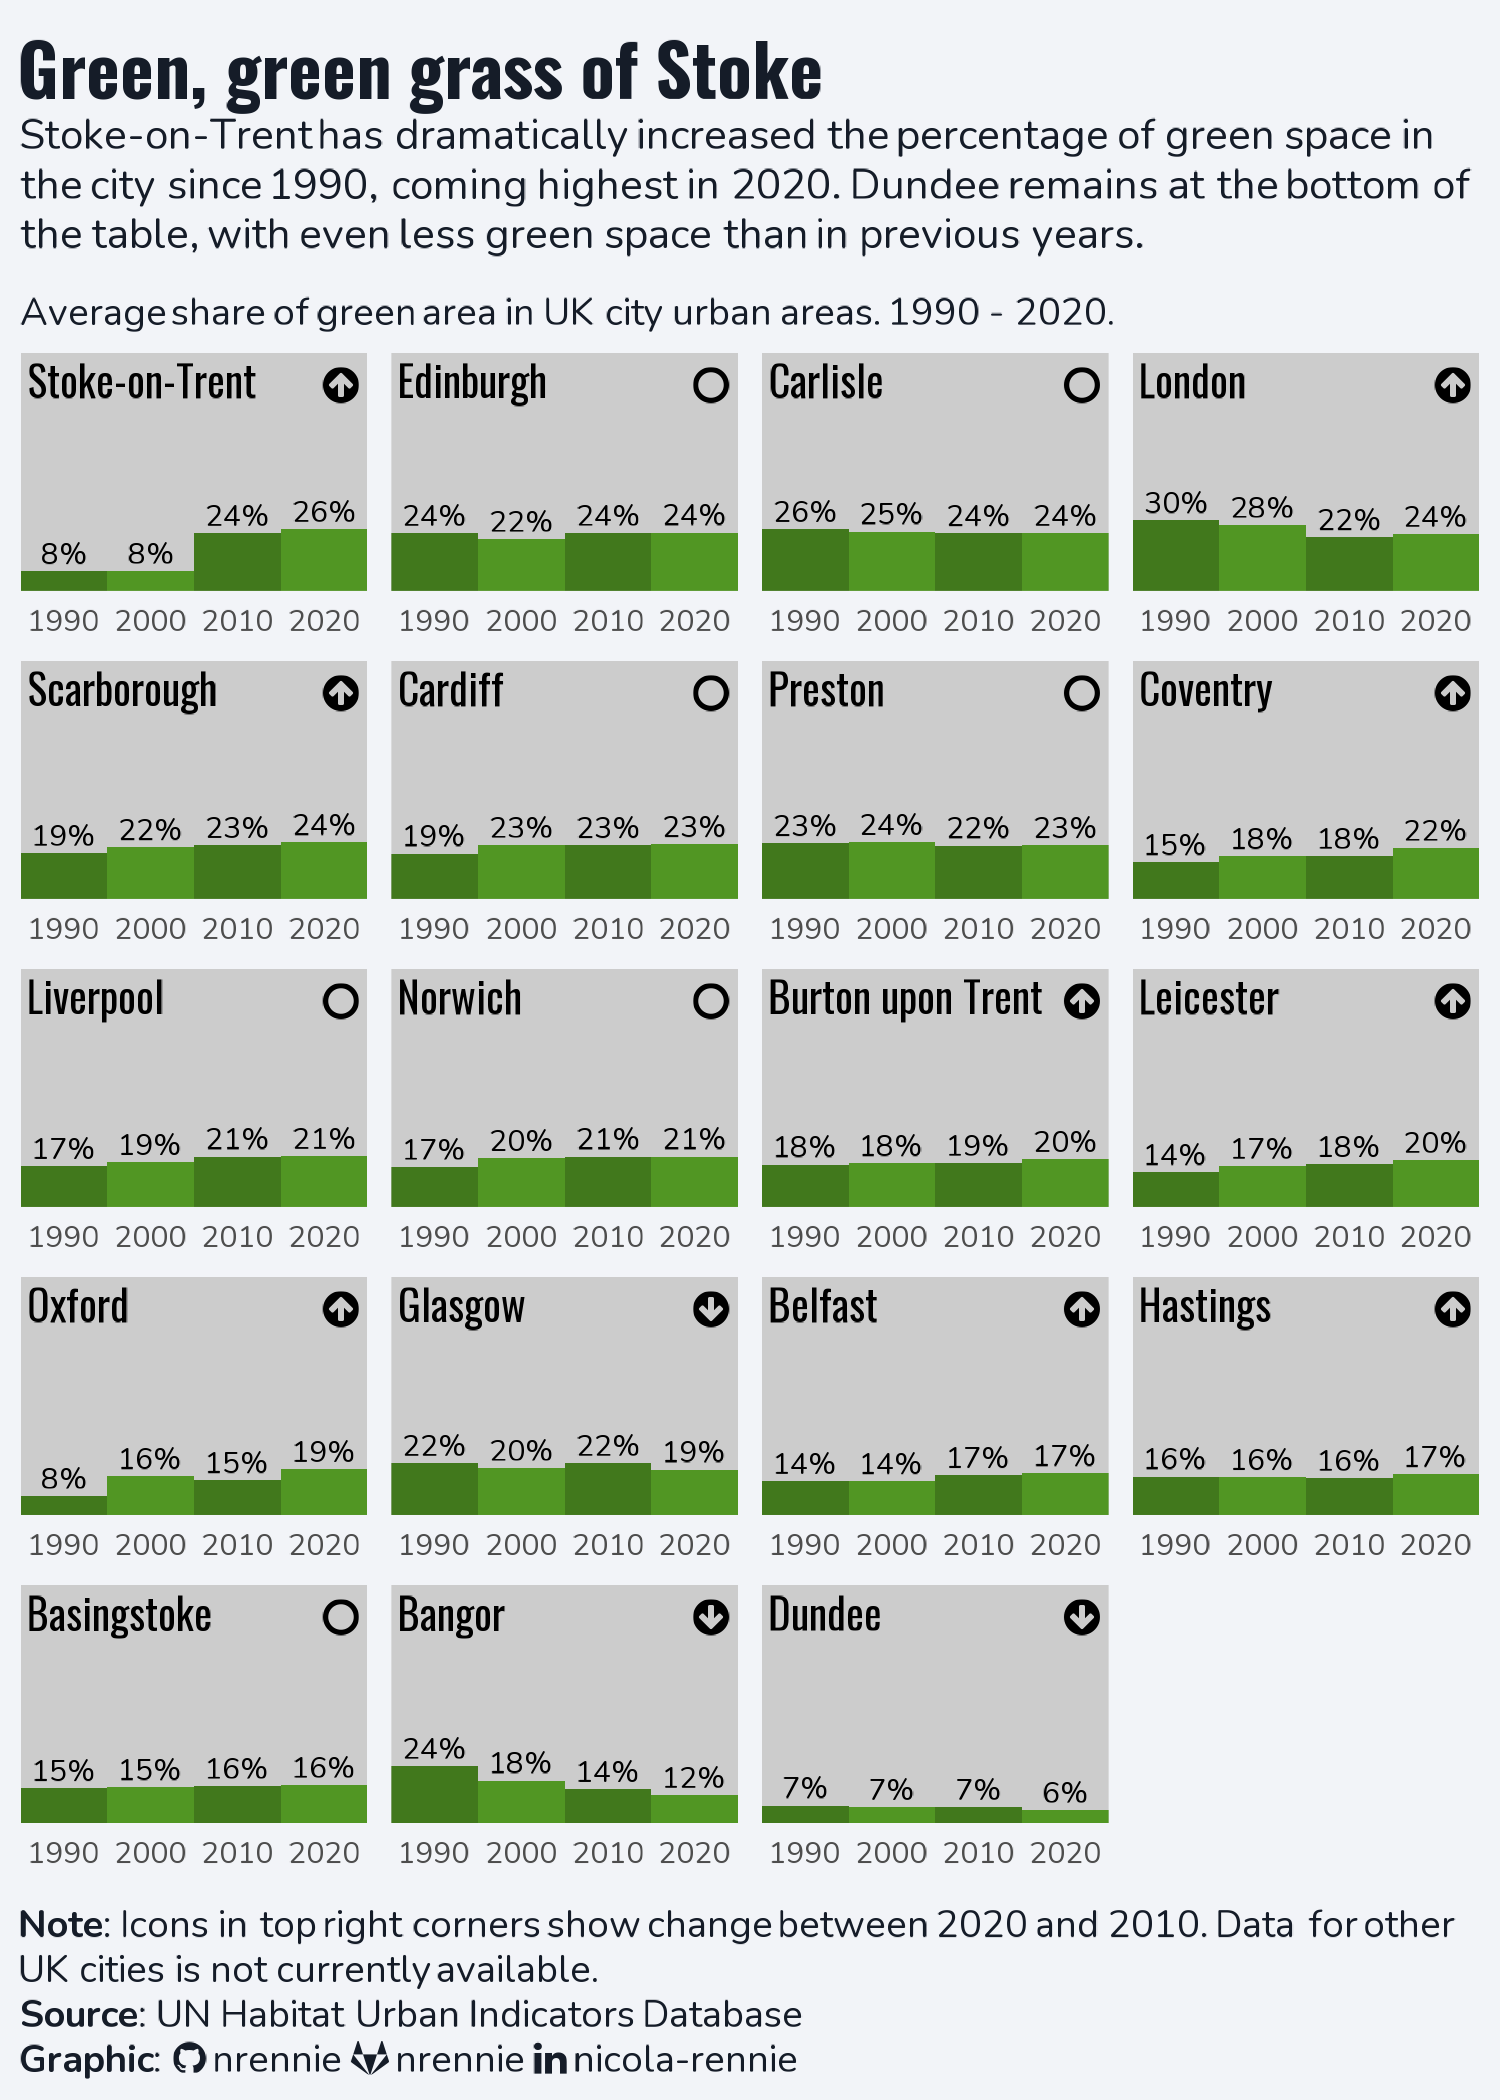

Recreate this plot in R.
# Load packages -----------------------------------------------------------

library(tidyverse)
library(showtext)
library(ggtext)
library(glue)
library(ggview)
library(emojifont)


# Load data ---------------------------------------------------------------

urban <- readr::read_csv('https://raw.githubusercontent.com/rfordatascience/tidytuesday/main/data/2026/2026-09-22/urban.csv')

# Load fonts --------------------------------------------------------------

font_add_google("Oswald")
font_add_google("Nunito")
showtext_auto()
showtext_opts(dpi = 300)
title_font <- "Oswald"
body_font <- "Nunito"


# Define colours and fonts-------------------------------------------------

bg_col <- "#F2F4F8"
text_col <- "#151C28"
highlight_col <- "#519623"


# Data wrangling ----------------------------------------------------------

plot_data <- urban |>
  filter(countryOrTerritoryName == "United Kingdom of Great Britain and Northern Ireland") |>
  select(year,
         city = cityName,
         green_area = averageShareOfGreenAreaInCityUrbanAreaPct,
  ) |>
  drop_na() |>
  mutate(
    city = str_extract(city, "^.*?(?= \\(|$)"),
    city = str_remove(city, "-Bedworth")
  )

plot_2020 <- plot_data |>
  filter(year %in% c(2020, 2010)) |>
  pivot_wider(names_from = year, values_from = green_area) |>
  mutate(change = round(`2020` - `2010`)) |>
  mutate(
    label = case_when(
      change > 0 ~ fontawesome("fa-arrow-circle-up"),
      change < 0 ~ fontawesome("fa-arrow-circle-down"),
      TRUE ~ fontawesome("fa-circle-o")
    )
  ) |>
  select(city, `2020`, label) |>
  pivot_longer(-c(label, city),
               names_to = "year",
               values_to = "green_area") |>
  arrange(desc(green_area))

plot_data$city <- factor(plot_data$city,
                         levels = plot_2020$city
)
plot_2020$city <- factor(plot_2020$city,
                         levels = plot_2020$city
)

# Define text -------------------------------------------------------------

title <- glue('<span style="font-family:{title_font}; font-size:17pt;">**Green, green grass of Stoke**</span><br>Stoke-on-Trent  has dramatically increased the percentage of green space in the city since 1990, coming highest in 2020. Dundee remains at the bottom of the table, with even less green space than in previous years.')
st <- "Average share of green area in UK city urban areas. 1990 - 2020."
cap <- glue('**Note**: Icons in top right corners show change between 2020 and 2010. Data for other UK cities is not currently available.<br>**Source**: UN Habitat Urban Indicators Database<br>**Graphic**: <span style="font-family:fontawesome-webfont;">{fontawesome("fa-github")}</span> nrennie <span style="font-family:fontawesome-webfont;">{fontawesome("fa-gitlab")}</span> nrennie <span style="font-family:fontawesome-webfont;">{fontawesome("fa-linkedin")}</span> nicola-rennie')


# Plot --------------------------------------------------------------------

ggplot() +
  geom_rect(
    data = plot_data,
    mapping = aes(
      ymin = 0, ymax = 100,
      xmin = year - 5, xmax = year + 5
    ),
    fill = "grey80"
  ) +
  geom_rect(
    data = plot_data,
    mapping = aes(
      ymin = 0, ymax = green_area,
      xmin = year - 5, xmax = year + 5,
      fill = as.character(year)
    ),
  ) +
  # city names
  geom_text(
    data = plot_2020,
    mapping = aes(x = 1986, y = 95, label = city),
    vjust = 1,
    hjust = 0,
    family = title_font
  ) +
  # up down labels
  geom_text(
    data = plot_2020,
    mapping = aes(x = 2024, y = 95, label = label),
    vjust = 1,
    hjust = 1,
    family = "fontawesome-webfont",
  ) +
  # Percentage labels
  geom_text(
    data = plot_data,
    mapping = aes(x = year, y = green_area + 3,
                  label = paste0(round(green_area), "%")),
    vjust = 0,
    hjust = 0.5,
    size = 2.5,
    family = body_font
  ) +
  scale_fill_manual(
    values = c("#41781c", "#519623", "#41781c", "#519623")
  ) +
  scale_x_continuous(breaks = seq(1990, 2020, 10)) +
  labs(title = title,
       subtitle = st,
       caption = cap,
       x = NULL, y = NULL) +
  facet_wrap(~city, ncol = 4, axes = "all_x") +
  coord_cartesian(expand = FALSE) +
  theme_minimal(base_size = 10, base_family = body_font) +
  theme(
    legend.position = "none",
    plot.margin = margin(5, 5, 5, 5),
    plot.title.position = "plot",
    plot.caption.position = "plot",
    plot.background = element_rect(fill = bg_col, colour = bg_col),
    panel.background = element_rect(fill = bg_col, colour = bg_col),
    plot.title = element_textbox_simple(
      colour = text_col,
      hjust = 0,
      halign = 0,
      margin = margin(b = 5, t = 5),
      family = body_font,
      size = rel(1)
    ),
    plot.subtitle = element_textbox_simple(
      colour = text_col,
      hjust = 0,
      halign = 0,
      margin = margin(b = 5, t = 5),
      family = body_font,
      size = rel(0.9)
    ),
    plot.caption = element_textbox_simple(
      colour = text_col,
      hjust = 0,
      halign = 0,
      margin = margin(b = 0, t = 10),
      family = body_font,
      size = rel(0.9)
    ),
    strip.text = element_blank(),
    panel.grid = element_blank(),
    axis.text.y = element_blank(),
    axis.text.x = element_text(size = rel(0.9),
                               family = body_font),
    panel.spacing = unit(0.4, "lines")
  ) +
  canvas(
    width = 5, height = 7,
    units = "in", bg = bg_col,
    dpi = 300
  ) -> p


# Save --------------------------------------------------------------------

save_ggplot(
  plot = p,
  file = file.path("2026", "2026-09-22", paste0("20260922", ".png"))
)
